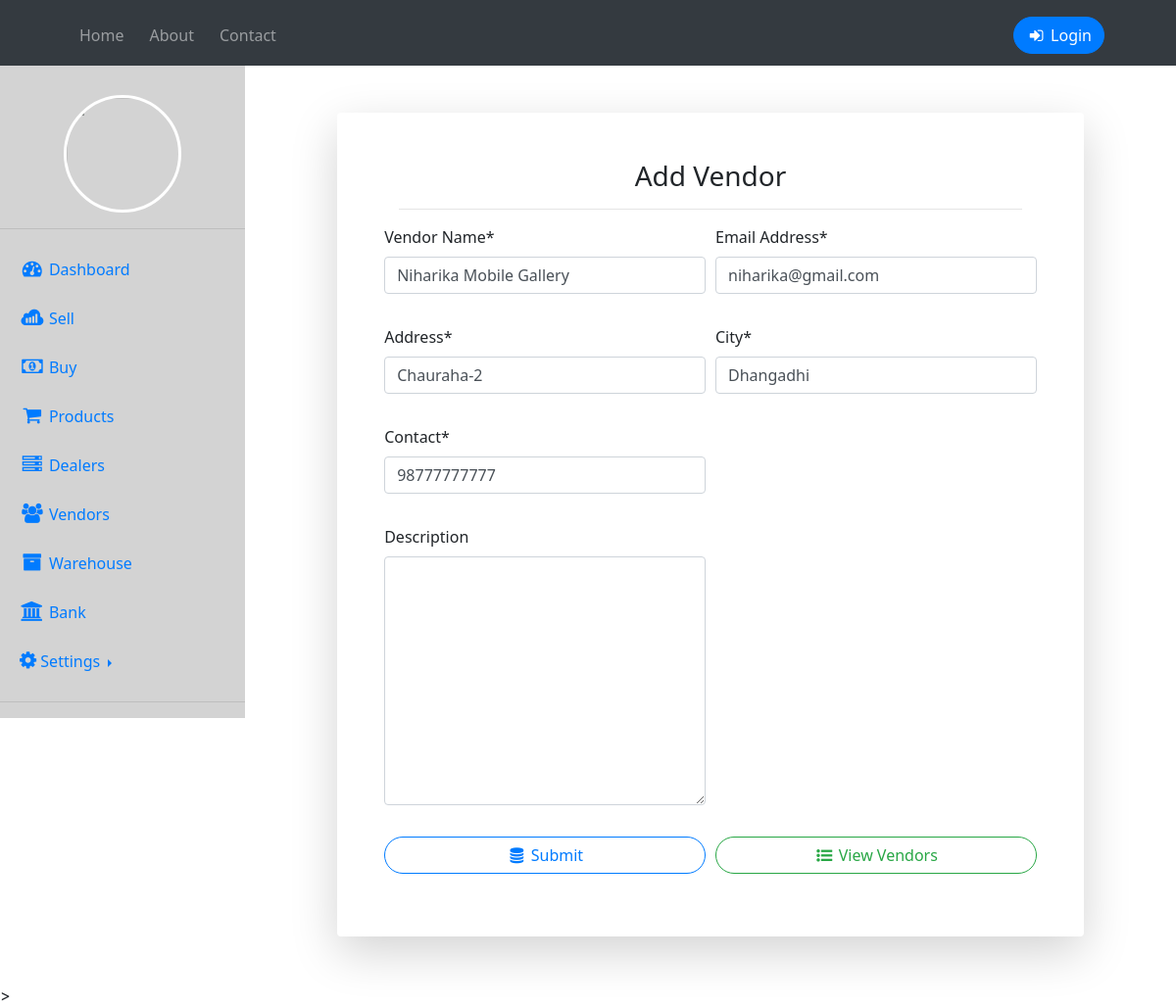
Screenshot of /editvendor/1/ with the database file from the repository.
### home/models.py (models this page shows, shortened)
class Vendor(models.Model):
    name = models.CharField(max_length=50)
    email = models.EmailField(max_length=50)
    desc = models.TextField()
    address = models.CharField(max_length=50)
    city = models.CharField(max_length=50)
    contact = models.BigIntegerField()

### home/views.py (the view, shortened to what this page needs)
# urls.py: path('editvendor/<int:id>/',views.addvendor, name="editvendor"),
def addvendor(request, id=0):
    if request.method == "GET":
        if id == 0:
            form = VendorForm()
        else:
            venders = Vendor.objects.get(pk=id)
            form = VendorForm(instance=venders)
        return render(request, 'addvendor.html', {'form' : form})

### home/forms.py
class VendorForm(forms.ModelForm):
    class Meta:
        model = Vendor
        fields = ('name','email','address','city','contact', 'desc')
        labels = {
            'name' : 'Vendor Name',
            'email' : 'Email Address',
            'address' : 'Address',
            'city' : 'City',
            'desc' : 'Description'
        }
    def __init__(self, *args, **kwargs):
        super(VendorForm, self).__init__(*args, **kwargs)
        self.fields['desc'].required = False

### templates/addvendor.html (shortened to what this page needs)
{% extends 'dashboard.html' %}
{% load crispy_forms_tags %}
{% block body %}
<div class="container">
    <div class="row justify-content-center">
      <div class="col-xl-10 col-lg-12 col-md-9">
        <div class="card o-hidden border-0 shadow-lg my-5">
          <div class="card-body p-0">
        <form class="container p-5" method='POST' action="" autocomplete="off">
            <div class="container mb-3">
                <h3 align="center"> Add Vendor </h3>
                <hr>
            </div>
            <div class="form-row">
            <div class="form-group col-md-6">
                {{form.name|as_crispy_field}}
            </div>
            <div class="form-group col-md-6">
                {{form.email|as_crispy_field}}
            </div>
            </div>
            <div class="form-row">
                <div class="form-group col-md-6">
                    {{form.address|as_crispy_field}}
                </div>
                <div class="form-group col-md-6">
                    {{form.city|as_crispy_field}}
                </div>
                <div class="form-group col-md-6">
                    {{form.contact|as_crispy_field}}
                </div>
            </div>
            <div class="form-row">
                <div class="form-group col-md-6">
                    {{form.desc|as_crispy_field}}
               </div>
            </div>
            <div class="form-row">
                <div class="form-group col">
                    <button class="btn btn-outline-primary btn-block"> <i class="fa fa-database fa-fw" aria-hidden="true"></i>  Submit</button>
                </div>
                <div class="form-group col">
                    <a href='/vendors' class="btn btn-outline-success btn-block"><i class="fa fa-list-ul fa-fw" aria-hidden="true"></i> View Vendors</a>
                </div>
                </div>
        </form>
        </div>
        </div>
        </div>
        </div>
        </div>
{% endblock body %}

### templates/dashboard.html (style rules this page uses)
* { padding: 0; margin: 0; text-decoration: none; list-style: none; box-sizing: border-box; font-family: 'Segoe UI', Tahoma, Geneva, Verdana, sans-serif; }
.btn { border-radius: 50px; }

### rows the page displays
Vendor: name "Niharika Mobile Gallery", email "niharika@gmail.com", address "Chauraha-2", city "Dhangadhi", contact "98777777777"
